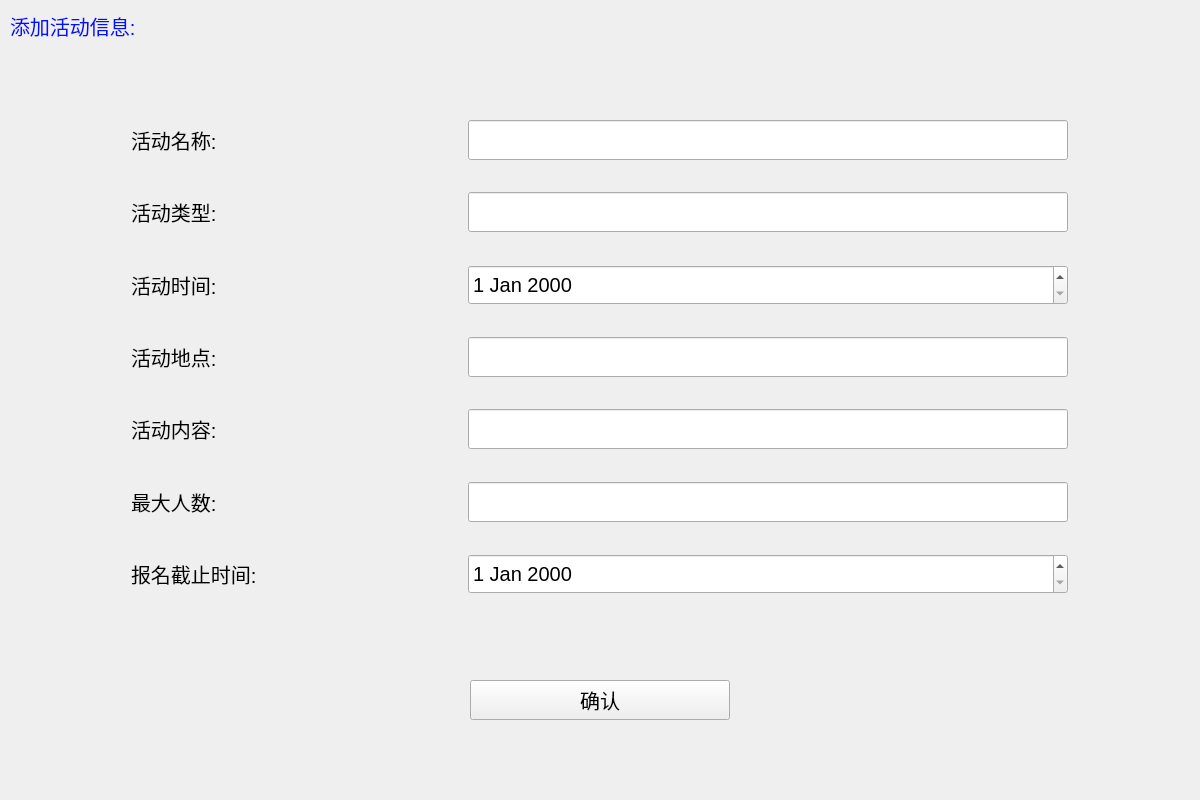
<?xml version="1.0" encoding="UTF-8"?>
<ui version="4.0">
 <class>AaddWidget</class>
 <widget class="QWidget" name="AaddWidget">
  <property name="geometry">
   <rect>
    <x>0</x>
    <y>0</y>
    <width>1200</width>
    <height>800</height>
   </rect>
  </property>
  <property name="windowTitle">
   <string>Form</string>
  </property>
  <widget class="QLabel" name="label">
   <property name="geometry">
    <rect>
     <x>10</x>
     <y>0</y>
     <width>191</width>
     <height>51</height>
    </rect>
   </property>
   <property name="font">
    <font>
     <pointsize>15</pointsize>
    </font>
   </property>
   <property name="styleSheet">
    <string notr="true">color: rgb(0, 17, 255);</string>
   </property>
   <property name="text">
    <string>添加活动信息:</string>
   </property>
  </widget>
  <widget class="QPushButton" name="pushButton">
   <property name="geometry">
    <rect>
     <x>470</x>
     <y>680</y>
     <width>260</width>
     <height>40</height>
    </rect>
   </property>
   <property name="font">
    <font>
     <pointsize>15</pointsize>
    </font>
   </property>
   <property name="text">
    <string>确认</string>
   </property>
  </widget>
  <widget class="QWidget" name="">
   <property name="geometry">
    <rect>
     <x>0</x>
     <y>120</y>
     <width>1201</width>
     <height>474</height>
    </rect>
   </property>
   <layout class="QVBoxLayout" name="verticalLayout">
    <item>
     <layout class="QHBoxLayout" name="horizontalLayout">
      <item>
       <widget class="QLabel" name="label_2">
        <property name="minimumSize">
         <size>
          <width>200</width>
          <height>40</height>
         </size>
        </property>
        <property name="maximumSize">
         <size>
          <width>200</width>
          <height>40</height>
         </size>
        </property>
        <property name="font">
         <font>
          <pointsize>15</pointsize>
         </font>
        </property>
        <property name="text">
         <string>活动名称:</string>
        </property>
       </widget>
      </item>
      <item>
       <widget class="QLineEdit" name="e1">
        <property name="minimumSize">
         <size>
          <width>300</width>
          <height>40</height>
         </size>
        </property>
        <property name="maximumSize">
         <size>
          <width>600</width>
          <height>40</height>
         </size>
        </property>
        <property name="font">
         <font>
          <pointsize>15</pointsize>
         </font>
        </property>
       </widget>
      </item>
     </layout>
    </item>
    <item>
     <widget class="QLabel" name="label_9">
      <property name="text">
       <string/>
      </property>
     </widget>
    </item>
    <item>
     <layout class="QHBoxLayout" name="horizontalLayout_2">
      <item>
       <widget class="QLabel" name="label_3">
        <property name="minimumSize">
         <size>
          <width>200</width>
          <height>40</height>
         </size>
        </property>
        <property name="maximumSize">
         <size>
          <width>200</width>
          <height>40</height>
         </size>
        </property>
        <property name="font">
         <font>
          <pointsize>15</pointsize>
         </font>
        </property>
        <property name="text">
         <string>活动类型:</string>
        </property>
       </widget>
      </item>
      <item>
       <widget class="QLineEdit" name="e2">
        <property name="minimumSize">
         <size>
          <width>300</width>
          <height>40</height>
         </size>
        </property>
        <property name="maximumSize">
         <size>
          <width>600</width>
          <height>40</height>
         </size>
        </property>
        <property name="font">
         <font>
          <pointsize>15</pointsize>
         </font>
        </property>
       </widget>
      </item>
     </layout>
    </item>
    <item>
     <widget class="QLabel" name="label_11">
      <property name="text">
       <string/>
      </property>
     </widget>
    </item>
    <item>
     <layout class="QHBoxLayout" name="horizontalLayout_3">
      <item>
       <widget class="QLabel" name="label_4">
        <property name="minimumSize">
         <size>
          <width>200</width>
          <height>40</height>
         </size>
        </property>
        <property name="maximumSize">
         <size>
          <width>200</width>
          <height>40</height>
         </size>
        </property>
        <property name="font">
         <font>
          <pointsize>15</pointsize>
         </font>
        </property>
        <property name="text">
         <string>活动时间:</string>
        </property>
       </widget>
      </item>
      <item>
       <widget class="QDateEdit" name="e3">
        <property name="minimumSize">
         <size>
          <width>600</width>
          <height>40</height>
         </size>
        </property>
        <property name="maximumSize">
         <size>
          <width>600</width>
          <height>16777215</height>
         </size>
        </property>
        <property name="font">
         <font>
          <pointsize>15</pointsize>
         </font>
        </property>
       </widget>
      </item>
     </layout>
    </item>
    <item>
     <widget class="QLabel" name="label_12">
      <property name="text">
       <string/>
      </property>
     </widget>
    </item>
    <item>
     <layout class="QHBoxLayout" name="horizontalLayout_4">
      <item>
       <widget class="QLabel" name="label_5">
        <property name="minimumSize">
         <size>
          <width>200</width>
          <height>40</height>
         </size>
        </property>
        <property name="maximumSize">
         <size>
          <width>200</width>
          <height>40</height>
         </size>
        </property>
        <property name="font">
         <font>
          <pointsize>15</pointsize>
         </font>
        </property>
        <property name="text">
         <string>活动地点:</string>
        </property>
       </widget>
      </item>
      <item>
       <widget class="QLineEdit" name="e4">
        <property name="minimumSize">
         <size>
          <width>300</width>
          <height>40</height>
         </size>
        </property>
        <property name="maximumSize">
         <size>
          <width>600</width>
          <height>40</height>
         </size>
        </property>
        <property name="font">
         <font>
          <pointsize>15</pointsize>
         </font>
        </property>
       </widget>
      </item>
     </layout>
    </item>
    <item>
     <widget class="QLabel" name="label_13">
      <property name="text">
       <string/>
      </property>
     </widget>
    </item>
    <item>
     <layout class="QHBoxLayout" name="horizontalLayout_5">
      <item>
       <widget class="QLabel" name="label_6">
        <property name="minimumSize">
         <size>
          <width>200</width>
          <height>40</height>
         </size>
        </property>
        <property name="maximumSize">
         <size>
          <width>200</width>
          <height>40</height>
         </size>
        </property>
        <property name="font">
         <font>
          <pointsize>15</pointsize>
         </font>
        </property>
        <property name="text">
         <string>活动内容:</string>
        </property>
       </widget>
      </item>
      <item>
       <widget class="QLineEdit" name="e5">
        <property name="minimumSize">
         <size>
          <width>300</width>
          <height>40</height>
         </size>
        </property>
        <property name="maximumSize">
         <size>
          <width>600</width>
          <height>40</height>
         </size>
        </property>
        <property name="font">
         <font>
          <pointsize>15</pointsize>
         </font>
        </property>
       </widget>
      </item>
     </layout>
    </item>
    <item>
     <widget class="QLabel" name="label_14">
      <property name="text">
       <string/>
      </property>
     </widget>
    </item>
    <item>
     <layout class="QHBoxLayout" name="horizontalLayout_6">
      <item>
       <widget class="QLabel" name="label_7">
        <property name="minimumSize">
         <size>
          <width>200</width>
          <height>40</height>
         </size>
        </property>
        <property name="maximumSize">
         <size>
          <width>200</width>
          <height>40</height>
         </size>
        </property>
        <property name="font">
         <font>
          <pointsize>15</pointsize>
         </font>
        </property>
        <property name="text">
         <string>最大人数:</string>
        </property>
       </widget>
      </item>
      <item>
       <widget class="QLineEdit" name="e6">
        <property name="minimumSize">
         <size>
          <width>300</width>
          <height>40</height>
         </size>
        </property>
        <property name="maximumSize">
         <size>
          <width>600</width>
          <height>40</height>
         </size>
        </property>
        <property name="font">
         <font>
          <pointsize>15</pointsize>
         </font>
        </property>
       </widget>
      </item>
     </layout>
    </item>
    <item>
     <widget class="QLabel" name="label_15">
      <property name="text">
       <string/>
      </property>
     </widget>
    </item>
    <item>
     <layout class="QHBoxLayout" name="horizontalLayout_7">
      <item>
       <widget class="QLabel" name="label_8">
        <property name="minimumSize">
         <size>
          <width>200</width>
          <height>40</height>
         </size>
        </property>
        <property name="maximumSize">
         <size>
          <width>200</width>
          <height>40</height>
         </size>
        </property>
        <property name="font">
         <font>
          <pointsize>15</pointsize>
         </font>
        </property>
        <property name="text">
         <string>报名截止时间:</string>
        </property>
       </widget>
      </item>
      <item>
       <widget class="QDateEdit" name="e7">
        <property name="minimumSize">
         <size>
          <width>600</width>
          <height>40</height>
         </size>
        </property>
        <property name="maximumSize">
         <size>
          <width>600</width>
          <height>16777215</height>
         </size>
        </property>
        <property name="font">
         <font>
          <pointsize>15</pointsize>
         </font>
        </property>
       </widget>
      </item>
     </layout>
    </item>
   </layout>
  </widget>
 </widget>
 <resources/>
 <connections/>
</ui>
